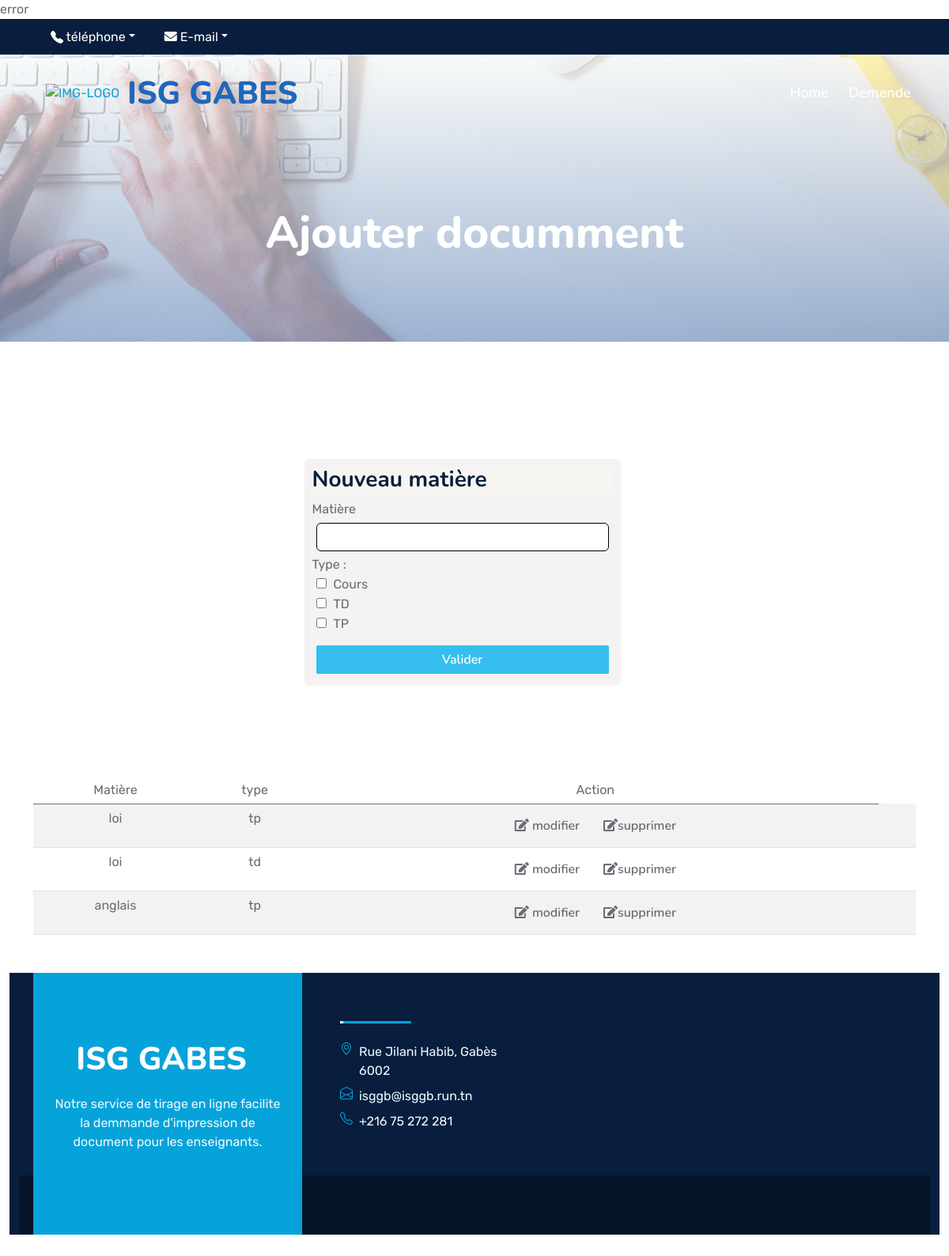
Screenshot of /ajoudoc.php with the database file from the repository.
### tables this page shows
CREATE TABLE `matiere` (
  `id` int(11) NOT NULL,
  `matiere` varchar(255) NOT NULL,
  `type_mat` varchar(30) NOT NULL
);

### ajoudoc.php (the view, shortened to what this page needs)
<?php
require_once "config.php";
$matiere =  $type_mat = "";
$matiere_err = $type_mat_err = "";
?>
<!DOCTYPE html>
<html lang="en">
<head>
    <link rel="stylesheet" href="https://cdnjs.cloudflare.com/ajax/libs/font-awesome/6.4.0/css/all.min.css">
    <link href="https://cdnjs.cloudflare.com/ajax/libs/font-awesome/5.10.0/css/all.min.css" rel="stylesheet">
    <link href="https://cdn.jsdelivr.net/npm/bootstrap-icons@1.4.1/font/bootstrap-icons.css" rel="stylesheet">
    <link href="lib/owlcarousel/assets/owl.carousel.min.css" rel="stylesheet">
    <link href="lib/animate/animate.min.css" rel="stylesheet">
    <link href="css/bootstrap.min.css" rel="stylesheet">
    <link href="css/style.css" rel="stylesheet">
</head>
<body>
    <div class="container-fluid bg-dark px-5 d-none d-lg-block">
        <div class="row gx-0">
            <div class="col-lg-8 text-center text-lg-start mb-2 mb-lg-0">
                <div class="d-inline-flex align-items-center" style="height: 45px;">
                    <div class="nav-item dropdown">
                        <a href="#" class="nav-link dropdown-toggle"style="font-size: 16px ;margin-right: 5px ; color:#fff;" data-toggle="dropdown"> </i></label>  téléphone</a>
                    </div>
                    <div class="nav-item dropdown">
                        <a href="#" class="nav-link dropdown-toggle"style="font-size: 16px ;margin-right: 5px ; color:#fff;" data-toggle="dropdown"><label class="icon" for="email"><i class="fas fa-envelope"></i></label>  E-mail</a>
                    </div>
                </div>
            </div>
        </div>
    </div>
    <div class="container-fluid position-relative p-0">
        <nav class="navbar navbar-expand-lg navbar-dark px-5 py-3 py-lg-0">
            <a href="https://isggb.rnu.tn/" class="logo">
                <img src="https://isggb.rnu.tn/frontoffice/assets/images/logoIsggb.png" alt="IMG-LOGO" style="padding: 10px;">
            </a>
            <a href="index.html" class="navbar-brand p-0">
                <h1 class="m-0">ISG GABES</h1>
            </a>
            <div class="collapse navbar-collapse" id="navbarCollapse">
                <div class="navbar-nav ms-auto py-0">
                    <a href="index.index" class="nav-item nav-link">Home</a>
                    <a href="welcome.php" class="nav-item nav-link">Demende</a>
                </div>
            </div>
        </nav>
        <div class="container-fluid bg-primary py-5 bg-header" style="margin-bottom: 90px;">
            <div class="row py-5">
                <div class="col-12 pt-lg-5 mt-lg-5 text-center">
                    <h1 class="display-4 text-white animated zoomIn">Ajouter documment</h1>
                </div>
            </div>
        </div>
    </div>
    <div class="container-fluid py-5 wow fadeInUp" data-wow-delay="0.1s">
        <div class="container ">
            <div class="admin-product-from-contrainer">
                <div class="row justify-content-center">
                    <div class="col-6 col-sm-5 mb-3">
                        <div class="contact-form">
                            <form action="<?php echo htmlspecialchars($_SERVER["PHP_SELF"]); ?>" method="post">
                                <section>
                                    <h3> Nouveau matière</h3>
                                    <label for=nom>Matière</label>
                                    <input type=text name=matiere id=matiere <?php echo (!empty($matiere_err)) ? 'is-invalid' : ''; ?>" value="<?php echo $matiere; ?>">
                                    <label for="miCheckbox">Type :</label>
                                    <div class="form-group">
                                        <div class="control-group">
                                            <input type="checkbox" id="cours" name=" type_mat" value="cours" <?php echo (!empty($type_mat_err)) ? 'is-invalid' : ''; ?>" value="<?php echo $type_mat; ?>">
                                            <label for="cours">Cours</label>
                                        </div>
                                    </div>
                                    <div class="form-group">
                                        <div class="control-group">
                                            <input type="checkbox" id="td" name="type_mat" value="td" <?php echo (!empty($type_mat_err)) ? 'is-invalid' : ''; ?>" value="<?php echo $type_mat; ?>">
                                            <label for="td">TD</label>
                                        </div>
                                    </div>
                                    <div class="form-group">
                                        <div class="control-group">
                                            <input type="checkbox" id="tp" name="type_mat" value="tp" <?php echo (!empty($type_mat_err)) ? 'is-invalid' : ''; ?>" value="<?php echo $type_mat; ?>">
                                            <label for="tp">TP</label>
                                        </div>
                                    </div>
                                    <input type="submit" class="btn btn-primary" value="Valider">
                                </section>
                            </form>
                        </div>
                    </div>
                </div>
                <br>
                <br>
                <br>
                <table class="table table-striped">
                    <thead>
                        <tr>
                            <td>Matière</td>
                            <td> type</td>
                            <td>Action</td>
                        </tr>
                    </thead>
                    <tbody>
                        <?php
                        $sql = "SELECT * FROM matiere";
                        $result = mysqli_query($link, $sql);
                        while ($row = mysqli_fetch_assoc($result)) {
                        ?>
                            <tr>
                                <td><?php echo $row['matiere'] ?></td>
                                <td><?php echo $row['type_mat'] ?></td>
                                <td>
                                    <a href="ajoudoc.php?edit=<?php echo $row['id_mat']; ?>" class="btn"><i class="fas
                                    fa-edit"></i> modifier </a>
                                    <a href="ajoudoc.php?delete=<?php echo $row['id_mat']; ?>" class="btn"><i class="fas
                                    fa-edit"></i>supprimer </a>
                                </td>
                                <td></td>
                            </tr>
                        <?php
                        }
                        ?>
                    </tbody>
                </table>
            </div>
        </div>
        <div class="container-fluid bg-dark text-light mt-5 wow fadeInUp" data-wow-delay="0.1s">
            <div class="container">
                <div class="row gx-5">
                    <div class="col-lg-4 col-md-6 footer-about">
                        <div class="d-flex flex-column align-items-center justify-content-center text-center h-100 bg-primary p-4">
                            <a href="index.html" class="navbar-brand">
                                <h1 class="m-0 text-white">ISG GABES</h1>
                            </a>
                            <p class="mt-3 mb-4">Notre service de tirage en ligne facilite la demmande d'impression de document pour les enseignants.</p>
                        </div>
                    </div>
                    <div class="col-lg-8 col-md-6">
                        <div class="row gx-5">
                            <div class="col-lg-4 col-md-12 pt-5 mb-5">
                                <div class="section-title section-title-sm position-relative pb-3 mb-4">
                                </div>
                                <div class="d-flex mb-2">
                                    <i class="bi bi-geo-alt text-primary me-2"></i>
                                    <p class="mb-0">Rue Jilani Habib, Gabès 6002</p>
                                </div>
                                <div class="d-flex mb-2">
                                    <i class="bi bi-envelope-open text-primary me-2"></i>
                                    <p class="mb-0">isggb@isggb.run.tn</p>
                                </div>
                                <div class="d-flex mb-2">
                                    <i class="bi bi-telephone text-primary me-2"></i>
                                    <p class="mb-0">+216 75 272 281</p>
                                </div>
                            </div>
                            <div class="col-lg-4 col-md-12 pt-0 pt-lg-5 mb-5">
                            </div>
                            <div class="col-lg-4 col-md-12 pt-0 pt-lg-5 mb-5">
                            </div>
                        </div>
                    </div>
                </div>
            </div>
            <div class="container-fluid text-white" style="background: #061429;">
                <div class="container text-center">
                    <div class="row justify-content-end">
                        <div class="col-lg-8 col-md-6">
                            <div class="d-flex align-items-center justify-content-center" style="height: 75px;">
                            </div>
                        </div>
                    </div>
                </div>
            </div>
        </div>
</body>
</html>

### css/style.css (style rules this page uses)
:root { --primary: #06A3DA; --secondary: #34AD54; --light: #EEF9FF; --dark: #091E3E; }
form { display: flex; flex-direction: column; background-color: #fff; padding: 10px; border-radius: 6px; }
h1, h2, .fw-bold { font-weight: 800 !important; }
h3, h4, .fw-semi-bold { font-weight: 700 !important; }
.btn { font-family: 'Nunito', sans-serif; font-weight: 600; transition: .5s; }
.btn-primary, .btn-secondary { color: #FFFFFF; box-shadow: inset 0 0 0 50px transparent; }
.navbar-dark .navbar-nav .nav-link { font-family: 'Nunito', sans-serif; position: relative; margin-left: 25px; padding: 35px 0; color: #FFFFFF; font-size: 18px; font-weight: 600; outline: none; transition: .5s; }
.navbar-dark .navbar-brand h1 { color: #1f67ba; }
.table { text-align: center; }
@media (min-width: 992px) { .navbar-dark { position: absolute; width: 100%; top: 0; left: 0; border-bottom: 1px solid rgba(256, 256, 256, .1); z-index: 999; } }
@media (min-width: 992px) { .navbar-dark .navbar-nav .nav-link::before { position: absolute; content: ""; width: 0; height: 2px; bottom: -1px; left: 50%; background: var(--primary); transition: .5s; } }
.section-title::before { position: absolute; content: ""; width: 150px; height: 5px; left: 0; bottom: 0; background: var(--primary); border-radius: 2px; }
.section-title.section-title-sm::before { width: 90px; height: 3px; }
.section-title::after { position: absolute; content: ""; width: 6px; height: 5px; bottom: 0px; background: #FFFFFF; -webkit-animation: section-title-run 5s infinite linear; animation: section-title-run 5s infinite linear; }
.section-title.section-title-sm::after { width: 4px; height: 3px; }
.section-title.section-title-sm::after { -webkit-animation: section-title-run-sm 5s infinite linear; animation: section-title-run-sm 5s infinite linear; }
.bg-header { background: linear-gradient(rgba(255, 255, 255, 0.7), rgba(126, 155, 200, 0.7)), url(../img/carousel-1.jpg) center center no-repeat; background-size: cover; }
@media (min-width: 767.98px) { .footer-about { margin-bottom: -75px; } }

### ajoudoc.php (style rules this page uses)
section { background-color: #f4f2f2; padding: 10px; display: flex; flex-direction: column; width: 400px; border-radius: 6px; }
section h3 { background-color: rgb(247, 245, 241); }
form { display: flex; flex-direction: column; }
form input { margin: 5px; padding: 5px 5px; outline: 0; border: 1px solid#000; border-radius: 6px; }
form input[type='submit'] { background-color: rgb(54, 190, 239); border: 0; color: #fff; margin-top: 15px; padding: 6; }

### rows the page displays
matiere: matiere "loi", type_mat "tp"
matiere: matiere "loi", type_mat "td"
matiere: matiere "anglais", type_mat "tp"
